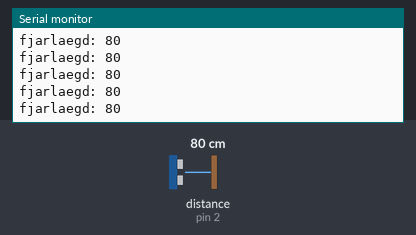
The sketch below on a simulated Arduino Uno, built with avr-gcc and run on an emulated ATmega328P. On the bench: the last lines printed to the serial monitor. Wiring (inferred from the names in the program): ultrasonic range finder: trigger pin 3; echo pin 2. Inputs (shaded band) come from the test bench; at power-on: distance to the obstacle (sensor on pin 2) 80 cm. The echo pulse lasts 58.3 µs per cm.

Above: at 1.2 s.
1.3 s: distance to the obstacle (sensor on pin 2) set to 120 cm
At 2.1 s:
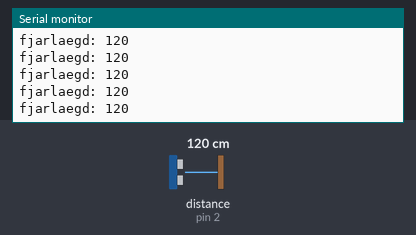
4.3 s: distance to the obstacle (sensor on pin 2) set to 2 cm
At 5.2 s:
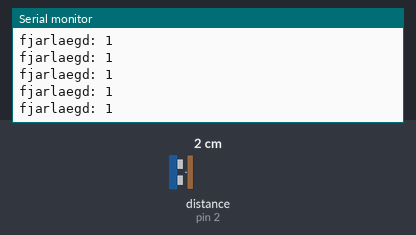
7.3 s: distance to the obstacle (sensor on pin 2) set to 18 cm
At 8.3 s:
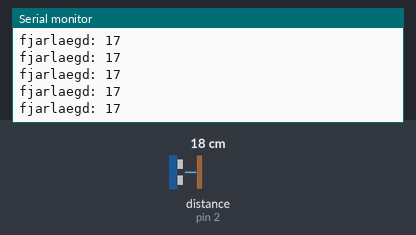
10.3 s: distance to the obstacle (sensor on pin 2) set to 4 cm
At 11.3 s:
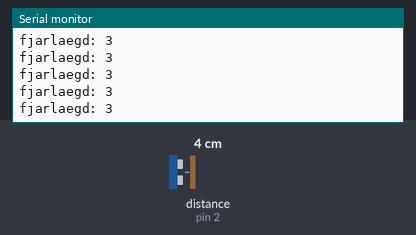
13.3 s: distance to the obstacle (sensor on pin 2) set to 250 cm
At 14.2 s:
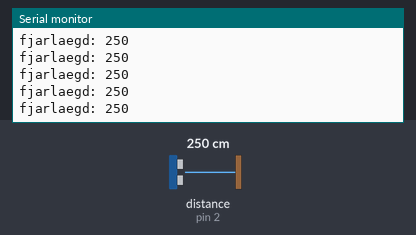
Timing chart, 0 to 16.3 s (numbered marks = the images above; inputs shaded):
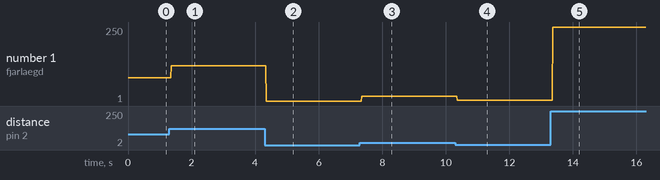

Measured:
- after the input at 1.3 s, the serial monitor: prints a new line after 0.06 s (image 1)
- after the input at 4.3 s, the serial monitor: prints a new line after 0.06 s (image 2)
- after the input at 7.3 s, the serial monitor: prints a new line after 0.06 s (image 3)
- after the input at 10.3 s, the serial monitor: prints a new line after 0.07 s (image 4)
- after the input at 13.3 s, the serial monitor: prints a new line after 0.07 s (image 5)
- plotted number 1: 80 → 120 after the input at 1.3 s, 120 → 1 after the input at 4.3 s, 1 → 17 after the input at 7.3 s, 17 → 3 after the input at 10.3 s, 3 → 250 after the input at 13.3 s

The sketch:

scanner_code.ino
```cpp
const int ECHO = 2;
const int TRIG = 3;
int distance = 0;
int fjarlaegd();


void setup() {
Serial.begin(9600);
pinMode(TRIG,OUTPUT);
pinMode(ECHO,INPUT);
}


void loop() {
distance = fjarlaegd();
Serial.print("fjarlaegd: ");
Serial.println(fjarlaegd());


 if(distance < 0) {
  distance = 0;
}
if(distance < 50 && distance != 0){
}


}
int fjarlaegd() {
digitalWrite(TRIG,LOW);
delayMicroseconds(2);
digitalWrite(TRIG,HIGH);
delayMicroseconds(10);
digitalWrite(TRIG,LOW);


return (int)pulseIn(ECHO,HIGH)/58.0;
}
```
